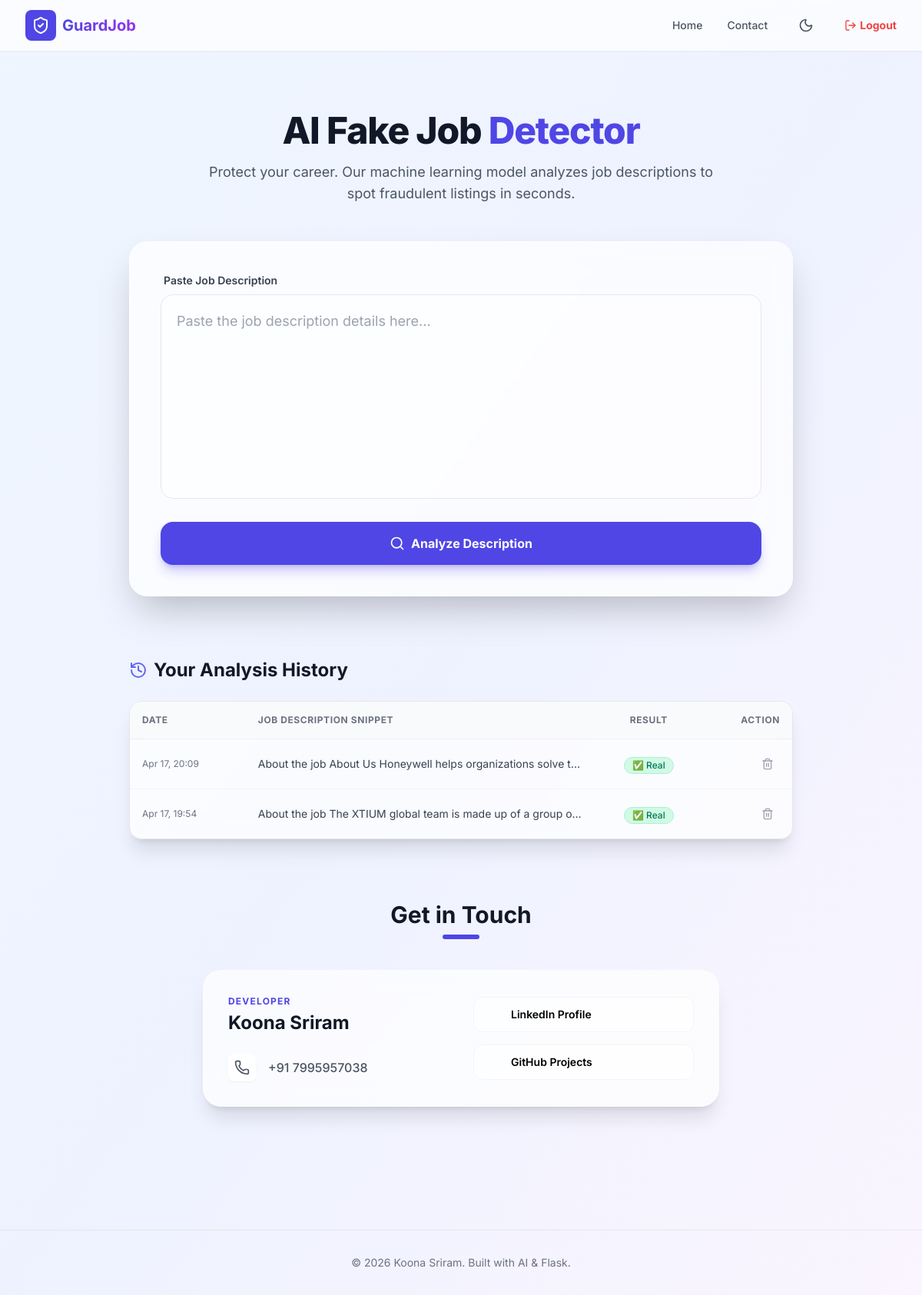
/ (signed in), run on the app's committed database.
### app.py (models this page shows)
class SearchHistory(db.Model):
    id = db.Column(db.Integer, primary_key=True)
    job_text = db.Column(db.Text, nullable=False)
    prediction = db.Column(db.String(50), nullable=False)
    timestamp = db.Column(db.DateTime, default=get_local_time)
    user_id = db.Column(db.Integer, db.ForeignKey('user.id'), nullable=False)
    user_id = db.Column(db.Integer, db.ForeignKey('user.id'), nullable=False)

### app.py (the view)
@app.route('/', methods=['GET', 'POST'])
@login_required
def home():
    prediction = ""
    if request.method == 'POST':
        text = request.form['job_text']
        prediction = predict(text)
        new_entry = SearchHistory(job_text=text, prediction=prediction, user_id=current_user.id)
        db.session.add(new_entry)
        db.session.commit()
    history = SearchHistory.query.filter_by(user_id=current_user.id).order_by(SearchHistory.timestamp.desc()).limit(10).all()
    return render_template('index.html', prediction=prediction, history=history)

### app.py (called while the page is built)
@login_manager.user_loader
def load_user(user_id):
    return User.query.get(int(user_id))

### templates/index.html (shortened to what this page needs)
<!DOCTYPE html>
<html lang="en" class="scroll-smooth">
<head>
    <script src="https://cdn.tailwindcss.com"></script>
</head>
<body class="bg-gradient-to-br from-blue-50 via-indigo-50 to-purple-50 dark:from-gray-900 dark:via-slate-900 dark:to-black min-h-screen font-sans transition-colors duration-500 animate-gradient-x">
<header class="sticky top-0 z-40 w-full glass shadow-sm">
    <div class="max-w-7xl mx-auto px-4 sm:px-6 lg:px-8">
        <div class="flex justify-between items-center h-16">
            <div class="flex items-center gap-2">
                <div class="bg-indigo-600 p-2 rounded-lg text-white">
                    <i data-lucide="shield-check" class="w-6 h-6"></i>
                </div>
                <span class="text-xl font-bold bg-clip-text text-transparent bg-gradient-to-r from-indigo-600 to-purple-600 dark:from-indigo-400 dark:to-purple-400">
                </span>
            </div>
            <nav class="flex items-center space-x-4 md:space-x-8 text-sm font-medium text-gray-600 dark:text-gray-300">
                <a href="/" class="hover:text-indigo-600 transition-colors">Home</a>
                <a href="#contact" class="hover:text-indigo-600 transition-colors">Contact</a>
                <button id="themeToggle" class="p-2 rounded-full hover:bg-gray-200 dark:hover:bg-gray-800 transition-all text-gray-600 dark:text-gray-300">
                    <i data-lucide="moon" class="w-5 h-5 dark:hidden"></i>
                </button>
                <a href="/logout" class="flex items-center gap-1 text-red-500 hover:text-red-700 transition-colors font-bold">
                    <i data-lucide="log-out" class="w-4 h-4"></i>
                    <span class="hidden sm:inline">Logout</span>
                </a>
            </nav>
        </div>
    </div>
</header>
    <main class="max-w-4xl mx-auto px-4 py-12 md:py-20">
        <div class="text-center mb-12">
            <h1 class="text-4xl md:text-5xl font-extrabold text-gray-900 dark:text-white mb-4 tracking-tight">
                AI Fake Job <span class="text-indigo-600 dark:text-indigo-400">Detector</span>
            </h1>
            <p class="text-gray-600 dark:text-gray-400 text-lg max-w-2xl mx-auto">
                Protect your career. Our machine learning model analyzes job descriptions to spot fraudulent listings in seconds.
            </p>
        </div>
        <div class="glass rounded-3xl shadow-2xl p-6 md:p-10 mb-20">
            <form id="jobForm" method="POST" action="/" class="space-y-6">
                <div class="relative group">
                    <label class="block text-sm font-semibold text-gray-700 dark:text-gray-300 mb-2 ml-1">Paste Job Description</label>
                    <textarea
                        id="job_text"
                        name="job_text"
                        rows="8"
                        class="w-full p-5 rounded-2xl border border-gray-200 dark:border-gray-700 bg-white/50 dark:bg-gray-800/50 focus:ring-4 focus:ring-indigo-500/20 focus:border-indigo-500 outline-none transition-all dark:text-white resize-none text-lg"
                        placeholder="Paste the job description details here..."
                    ></textarea>
                </div>
                <button
                    type="submit"
                    id="submitBtn"
                    class="w-full py-4 bg-indigo-600 hover:bg-indigo-700 text-white font-bold rounded-2xl shadow-lg shadow-indigo-600/30 transform transition-all active:scale-95 flex items-center justify-center gap-2"
                >
                    <i data-lucide="search" class="w-5 h-5"></i>
                    Analyze Description
                </button>
            </form>
        </div>
<div class="mt-16 fade-in">
    <h2 class="text-2xl font-bold text-gray-900 dark:text-white mb-6 flex items-center gap-2">
        <i data-lucide="history" class="w-6 h-6 text-indigo-500"></i> Your Analysis History
    </h2>
    <div class="glass rounded-2xl border border-gray-200 dark:border-gray-700 overflow-hidden shadow-xl">
        <div class="max-h-[500px] overflow-y-auto overflow-x-auto custom-scrollbar">
            <table class="w-full text-left border-collapse min-w-[600px]">
                <thead class="sticky top-0 z-10 bg-gray-50/90 dark:bg-gray-800/90 backdrop-blur-md border-b border-gray-200 dark:border-gray-700">
                    <tr>
                        <th class="p-4 text-xs font-bold uppercase tracking-wider text-gray-500">Date</th>
                        <th class="p-4 text-xs font-bold uppercase tracking-wider text-gray-500">Job Description Snippet</th>
                        <th class="p-4 text-xs font-bold uppercase tracking-wider text-gray-500 text-center">Result</th>
                        <th class="p-4 text-xs font-bold uppercase tracking-wider text-gray-500 text-right">Action</th>
                    </tr>
                </thead>
                <tbody class="divide-y divide-gray-100 dark:divide-gray-800">
                    {% for item in history %}
                    <tr class="hover:bg-white/40 dark:hover:bg-gray-800/40 transition-all group">
                        <td class="p-4 text-xs text-gray-500 dark:text-gray-400 whitespace-nowrap">
                            {{ item.timestamp.strftime('%b %d, %H:%M') }}
                        </td>
                        <td class="p-4 text-sm text-gray-700 dark:text-gray-200 max-w-[200px] md:max-w-xs">
                            <div class="truncate" title="{{ item.job_text }}">
                                {{ item.job_text }}
                            </div>
                        </td>
                        <td class="p-4 text-center">
                            {% if "Fake" in item.prediction %}
                            <span class="inline-flex items-center px-2.5 py-0.5 rounded-full text-xs font-medium bg-red-100 text-red-700 border border-red-200">
                                🚩 Fake
                            </span>
                            {% else %}
                            <span class="inline-flex items-center px-2.5 py-0.5 rounded-full text-xs font-medium bg-emerald-100 text-emerald-700 border border-emerald-200">
                                ✅ Real
                            </span>
                            {% endif %}
                        </td>
                        <td class="p-4 text-right">
                            <a href="{{ url_for('delete_history', id=item.id) }}"
                               class="inline-flex p-2 text-gray-400 hover:text-red-600 hover:bg-red-50 dark:hover:bg-red-900/20 rounded-lg transition-all"
                               onclick="return confirm('Are you sure you want to delete this record?')">
                                <i data-lucide="trash-2" class="w-4 h-4"></i>
                            </a>
                        </td>
                    </tr>
                    {% endfor %}
                </tbody>
            </table>
        </div>
    </div>
</div>
        <section id="contact" class="mt-20 scroll-mt-24">
            <div class="text-center mb-10">
                <h2 class="text-3xl font-bold text-gray-900 dark:text-white">Get in Touch</h2>
                <div class="h-1.5 w-12 bg-indigo-600 mx-auto mt-2 rounded-full"></div>
            </div>
            <div class="glass rounded-3xl p-8 shadow-xl max-w-2xl mx-auto">
                <div class="grid grid-cols-1 md:grid-cols-2 gap-8">
                    <div class="space-y-6">
                        <div>
                            <p class="text-xs font-bold uppercase tracking-widest text-indigo-600 dark:text-indigo-400 mb-1">Developer</p>
                            <h3 class="text-2xl font-bold text-gray-900 dark:text-white">Koona Sriram</h3>
                        </div>
                        <div class="flex items-center gap-4 text-gray-600 dark:text-gray-300">
                            <div class="p-2 bg-white dark:bg-gray-800 rounded-lg shadow-sm">
                                <i data-lucide="phone" class="w-5 h-5"></i>
                            </div>
                            <span class="font-medium">+91 7995957038</span>
                        </div>
                    </div>
                    <div class="flex flex-col justify-center gap-4">
                        <a href="https://www.linkedin.com/in/sriram-koona" target="_blank" class="flex items-center gap-4 p-3 bg-white/50 dark:bg-gray-800/50 hover:bg-indigo-50 dark:hover:bg-indigo-900/30 border border-gray-100 dark:border-gray-700 rounded-xl transition-all group">
                            <i data-lucide="linkedin" class="w-5 h-5 text-blue-600 group-hover:scale-110 transition-transform"></i>
                            <span class="text-sm font-semibold dark:text-gray-200">LinkedIn Profile</span>
                        </a>
                        <a href="https://github.com/Sriram2524" target="_blank" class="flex items-center gap-4 p-3 bg-white/50 dark:bg-gray-800/50 hover:bg-gray-100 dark:hover:bg-gray-700 border border-gray-100 dark:border-gray-700 rounded-xl transition-all group">
                            <i data-lucide="github" class="w-5 h-5 text-gray-900 dark:text-white group-hover:scale-110 transition-transform"></i>
                            <span class="text-sm font-semibold dark:text-gray-200">GitHub Projects</span>
                        </a>
                    </div>
                </div>
            </div>
        </section>
    </main>
    <footer class="mt-20 border-t border-gray-200 dark:border-gray-800 py-8 px-4 text-center">
        <p class="text-gray-500 dark:text-gray-400 text-sm">© 2026 Koona Sriram. Built with AI & Flask.</p>
    </footer>
</body>
</html>

### templates/index.html (style rules this page uses)
.glass { background: rgba(255, 255, 255, 0.7); backdrop-filter: blur(12px); -webkit-backdrop-filter: blur(12px); border: 1px solid rgba(255, 255, 255, 0.3); }

### data on the page
SearchHistory: timestamp "Apr 17, 20:09", job_text "About the job About Us Honeywell helps organizations solve t…", prediction "✅ Real"
SearchHistory: timestamp "Apr 17, 19:54", job_text "About the job The XTIUM global team is made up of a group o…", prediction "✅ Real"
